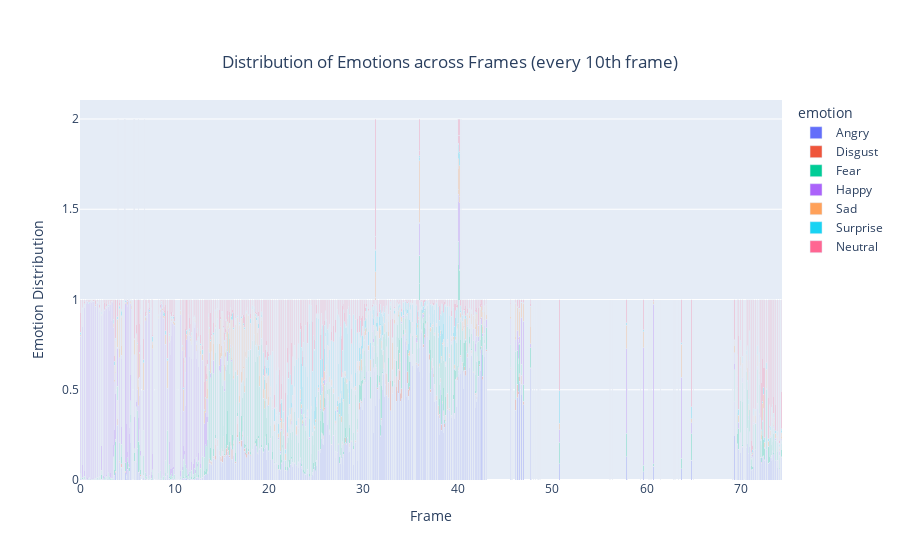

Notebook code for this chart:
### Code cell
#df_10th = df_plotting[df_plotting["frame"] % 3 == 0]  # select every 10th frame

fig = px.bar(df_plotting, x="pos_sec", y='probability', color = 'emotion',
             barmode="stack", title="Distribution of Emotions across Frames (every 10th frame)")
fig.update_layout(xaxis_title="Frame", yaxis_title="Emotion Distribution",     title={
        'y': 0.9,
        'x': 0.5,
        'xanchor': 'center',
        'yanchor': 'top'
    })
fig.show()

### Figure 1 — Plotly figure (JSON) as saved in the notebook; plotly's stock layout.template omitted (floating-point values rounded to 4 significant figures; data arrays with more than 128 entries replaced by an {"elided": "..."} marker saying what was removed)
{"data": [{"alignmentgroup": "True", "hovertemplate": "emotion=Angry<br>pos_sec=%{x}<br>probability=%{y}<extra></extra>", "legendgroup": "Angry", "marker": {"color": "#636efa", "pattern": {"shape": ""}}, "name": "Angry", "offsetgroup": "Angry", "orientation": "v", "showlegend": true, "textposition": "auto", "type": "bar", "x": {"elided": "1179 float values"}, "xaxis": "x", "y": {"elided": "1179 float values"}, "yaxis": "y"}, {"alignmentgroup": "True", "hovertemplate": "emotion=Disgust<br>pos_sec=%{x}<br>probability=%{y}<extra></extra>", "legendgroup": "Disgust", "marker": {"color": "#EF553B", "pattern": {"shape": ""}}, "name": "Disgust", "offsetgroup": "Disgust", "orientation": "v", "showlegend": true, "textposition": "auto", "type": "bar", "x": {"elided": "1179 float values"}, "xaxis": "x", "y": {"elided": "1179 float values"}, "yaxis": "y"}, {"alignmentgroup": "True", "hovertemplate": "emotion=Fear<br>pos_sec=%{x}<br>probability=%{y}<extra></extra>", "legendgroup": "Fear", "marker": {"color": "#00cc96", "pattern": {"shape": ""}}, "name": "Fear", "offsetgroup": "Fear", "orientation": "v", "showlegend": true, "textposition": "auto", "type": "bar", "x": {"elided": "1179 float values"}, "xaxis": "x", "y": {"elided": "1179 float values"}, "yaxis": "y"}, {"alignmentgroup": "True", "hovertemplate": "emotion=Happy<br>pos_sec=%{x}<br>probability=%{y}<extra></extra>", "legendgroup": "Happy", "marker": {"color": "#ab63fa", "pattern": {"shape": ""}}, "name": "Happy", "offsetgroup": "Happy", "orientation": "v", "showlegend": true, "textposition": "auto", "type": "bar", "x": {"elided": "1179 float values"}, "xaxis": "x", "y": {"elided": "1179 float values"}, "yaxis": "y"}, {"alignmentgroup": "True", "hovertemplate": "emotion=Sad<br>pos_sec=%{x}<br>probability=%{y}<extra></extra>", "legendgroup": "Sad", "marker": {"color": "#FFA15A", "pattern": {"shape": ""}}, "name": "Sad", "offsetgroup": "Sad", "orientation": "v", "showlegend": true, "textposition": "auto", "type": "bar", "x": {"elided": "1179 float values"}, "xaxis": "x", "y": {"elided": "1179 float values"}, "yaxis": "y"}, {"alignmentgroup": "True", "hovertemplate": "emotion=Surprise<br>pos_sec=%{x}<br>probability=%{y}<extra></extra>", "legendgroup": "Surprise", "marker": {"color": "#19d3f3", "pattern": {"shape": ""}}, "name": "Surprise", "offsetgroup": "Surprise", "orientation": "v", "showlegend": true, "textposition": "auto", "type": "bar", "x": {"elided": "1179 float values"}, "xaxis": "x", "y": {"elided": "1179 float values"}, "yaxis": "y"}, {"alignmentgroup": "True", "hovertemplate": "emotion=Neutral<br>pos_sec=%{x}<br>probability=%{y}<extra></extra>", "legendgroup": "Neutral", "marker": {"color": "#FF6692", "pattern": {"shape": ""}}, "name": "Neutral", "offsetgroup": "Neutral", "orientation": "v", "showlegend": true, "textposition": "auto", "type": "bar", "x": {"elided": "1179 float values"}, "xaxis": "x", "y": {"elided": "1179 float values"}, "yaxis": "y"}], "layout": {"barmode": "stack", "legend": {"title": {"text": "emotion"}, "tracegroupgap": 0}, "title": {"text": "Distribution of Emotions across Frames (every 10th frame)", "x": 0.5, "xanchor": "center", "y": 0.9, "yanchor": "top"}, "xaxis": {"anchor": "y", "domain": [0, 1], "title": {"text": "Frame"}}, "yaxis": {"anchor": "x", "domain": [0, 1], "title": {"text": "Emotion Distribution"}}}}
